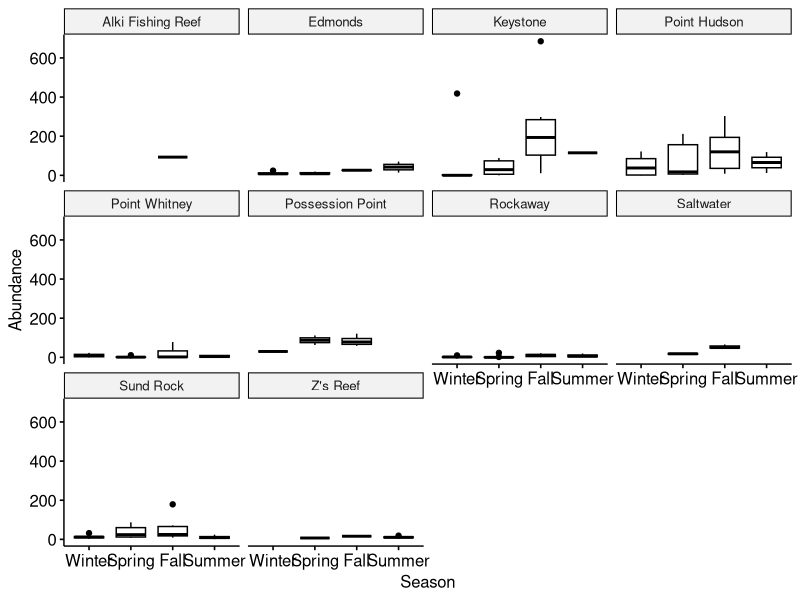
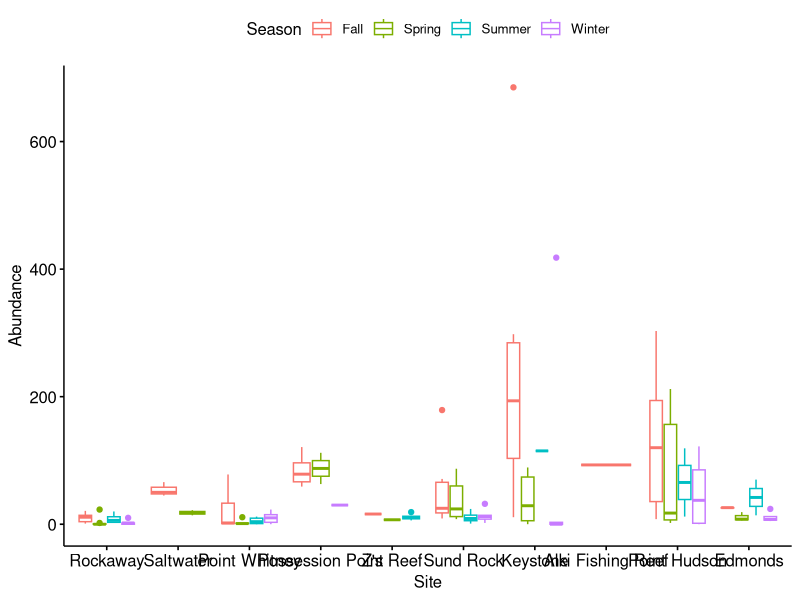
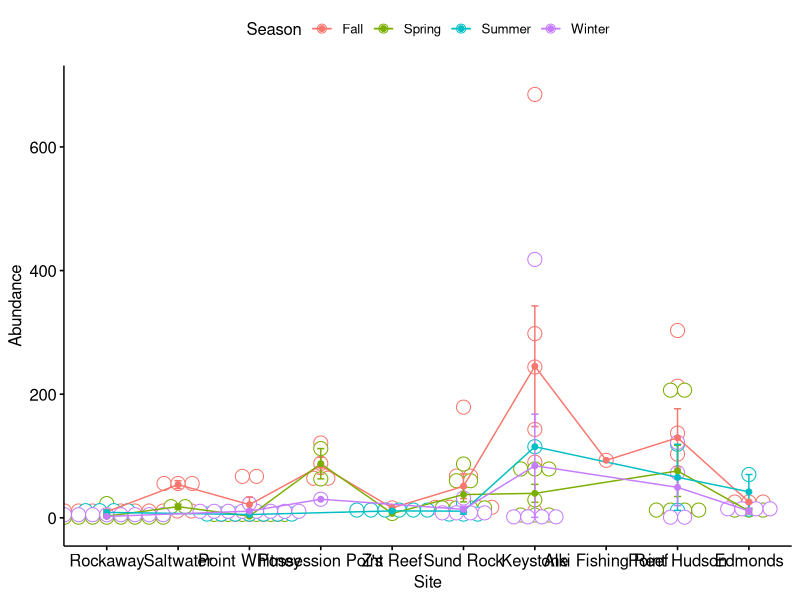

Recreate these plots in R, in order. (Note: this script raises an error after producing the figures.)
## This script performs summary statistics on the 2009-2023 puget sound rockfish data


## set up ~~~~~~~~~~~~~~~~~~~~~~~~~~~~~~~~~~~~~~~~~~~~~~~~~~~~~~~~~~~~~~~~~~~~~

#load libraries
library(tidyverse)
library(here)
library(vegan)
library(ggpubr)

#load and prep raw data

#import data
dat <- read_csv(here("data", "RF_100m.csv"))
dat <- dat[,1:24]

#select only T1 forward counts
dat <- filter(dat, Direction == "F", Transect == "T1")

str(dat)

#format date column for easy plotting
dat$Date <- as.Date(dat$Date, format = "%m/%d/%Y")
dat$Year <- as.numeric(format(dat$Date, "%Y"))
dat$Month <- as.numeric(format(dat$Date, "%m"))

#add season

dat <- dat %>% mutate(Season =
                        case_when(Month == 1 ~ "Winter",
                                  Month == 2 ~ "Winter",
                                  Month == 3 ~ "Spring",
                                  Month == 4 ~ "Spring",
                                  Month == 5 ~ "Spring",
                                  Month == 6 ~ "Summer",
                                  Month == 7 ~ "Summer",
                                  Month == 8 ~ "Summer",
                                  Month == 9 ~ "Fall",
                                  Month == 10 ~ "Fall",
                                  Month == 11 ~ "Fall",
                                  Month == 12 ~ "Winter"))

#rearrange columns
dat <- dat[c(1,3,26,25,2,27,6:24)]

#~~~~~~~~~~~~~~~~~~~~~~~~~~~~~~~~~~~~~~~~~~~~~~~~~~~~~~~~~~~~~~~~~~~~~~~~~~~~~~~

#2-way ANOVA set up to test independence btwn season & site, based on abundance

#create abundance databases for YOY and rockfish
YOYdat <- dat[,c(1:6,15)]
YOYdat <- YOYdat %>% 
  rename("Abundance" = "YOY")
ARFdat<-dat[,-c(10,14:17,21)]#remove non-adult non-rockfish
ARFdat <- ARFdat %>% mutate(Abundance = rowSums(.[,c(7:19)], na.rm = T))#add abundance col

#visualize differences
ggboxplot(ARFdat, x="Season", y = "Abundance") + 
  facet_wrap(~Site) #alt. group by Location
#OR

ggboxplot(ARFdat, x = "Site", y = "Abundance", color = "Season")

ggline(ARFdat, x = "Site", y = "Abundance", color = "Season",
       add = c("mean_se", "dotplot"))

#test for assumptions
plot(res.aov3, 1)
plot(res.aov3, 2)
# Extract the residuals
aov_residuals <- residuals(object = res.aov3)
# Run Shapiro-Wilk test
shapiro.test(x = aov_residuals )
library(car)
leveneTest(Abundance ~ Site*Season, data = ARFdat)

#run stats
res.aov2 <- aov(Abundance ~ Site + Season, data = ARFdat)
summary(res.aov2)

res.aov3 <- aov(Abundance ~ Site * Season, data = ARFdat)
summary(res.aov3)

sumstats <- group_by(ARFdat, Site, Season) %>%
  summarise(
    count = n(),
    mean = mean(Abundance, na.rm = TRUE),
    sd = sd(Abundance, na.rm = TRUE)
  )

TukeyHSD(res.aov3, which = "Season")
#there may be a difference between spring and fall (p < 0.05)

#didn't pass test for normalcy

#~~~~~~~~~~~~~~~~~~~~~~~~~~~~~~~~~~~~~~~~~~~~~~~~~~~~~~~~~~~~~~~~~~~~~~~~~
#Kruskal Wallace (non-parametric equivalent of one-way Anova)

#sumstats
group_by(ARFdat, Season) %>%
  summarise(
    count = n(),
    mean = mean(Abundance, na.rm = TRUE),
    sd = sd(Abundance, na.rm = TRUE),
    median = median(Abundance, na.rm = TRUE),
    IQR = IQR(Abundance, na.rm = TRUE)
  )

group_by(ARFdat, Site) %>%
  summarise(
    count = n(),
    mean = mean(Abundance, na.rm = TRUE),
    sd = sd(Abundance, na.rm = TRUE),
    median = median(Abundance, na.rm = TRUE),
    IQR = IQR(Abundance, na.rm = TRUE)
  )

#visualize
ggboxplot(ARFdat, x = "Season", y = "Abundance", 
          order = c("Winter", "Spring", "Summer", "Fall"),
          ylab = "Abundance", xlab = "Season")

ggline(ARFdat, x = "Season", y = "Abundance", 
       add = c("mean_se", "jitter"), 
       order = c("Winter", "Spring", "Summer", "Fall"),
       ylab = "Abundance", xlab = "Season")

#kw test
kruskal.test(Abundance ~ Season, data = ARFdat)


